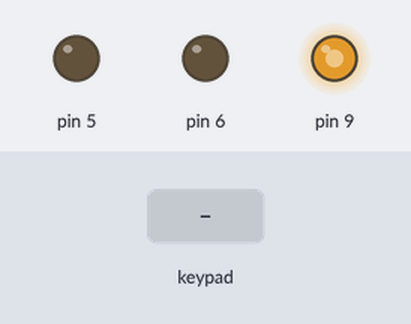
A sketch run on a simulated Arduino Uno, built with avr-gcc and run on an emulated ATmega328P. Parts: output pins drawn as LEDs (lit = HIGH). The inputs (shaded band) are chosen by the test bench. The audio player accepts every command and is not drawn; what the sketch prints to the serial monitor is not drawn.

Above: at 2.7 s.
2.8 s: key 'U' pressed
At 3.0 s:
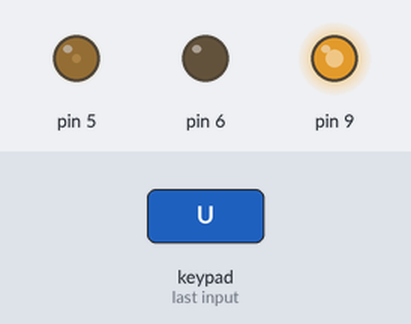
4.7 s: key 'D' pressed
At 4.9 s:
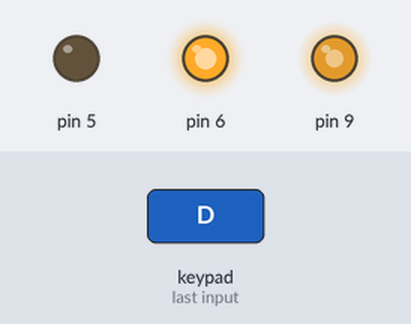
6.6 s: key 'R' pressed
At 6.8 s:
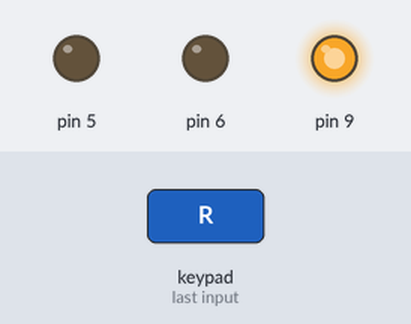
Timing chart, 0 to 9.6 s (numbered marks = the images above; inputs shaded):
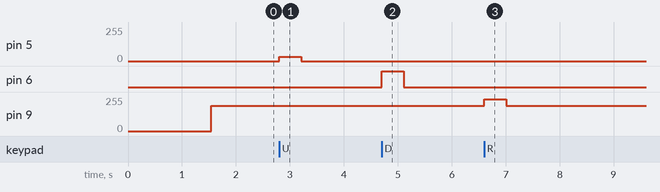

Measured:
- after the input at 2.8 s, pin 5: 0/255 → 31/255 at once, → 0/255 0.40 s later
- after the input at 4.7 s, pin 6: LOW → HIGH at once, → LOW 0.40 s later
- after the input at 6.6 s, pin 9: 190/255 → 240/255 at once, → 190/255 0.40 s later

The sketch:

Mousecode.ino
```cpp
#define CUSTOM_SETTINGS         //setting up Dabble
#define INCLUDE_GAMEPAD_MODULE  //setting up Dabble
#include <Dabble.h>             //setting up Dabble

#include "Arduino.h"             //DFplayer setup
#include "SoftwareSerial.h"      //DFplayer setup
#include "DFRobotDFPlayerMini.h" //DFplayer setup

SoftwareSerial mySoftwareSerial(10, 11); // RX, TX  //Software serial for DFplayer (position B jumpers)
DFRobotDFPlayerMini myDFPlayer;          //Start the DFPlater
void printDetail(uint8_t type, int value); //DFPlayer subroutine

int speedA = 0; //Set up the speed for forward
int speedB = 0; //Set up the speed for reverse
int Steer =190; //Set default position for steering

void setup()
{
  mySoftwareSerial.begin(9600); //Starts software serial, using pins 10 and 11
  Serial.begin(115200); //Diagnostics Serial for screen print


  Serial.println(); //DF Player diagnostics / start up
  Serial.println(F("DFRobot DFPlayer Mini Demo"));
  Serial.println(F("Initializing DFPlayer ... (May take 3~5 seconds)"));

  if (!myDFPlayer.begin(mySoftwareSerial)) {  //Use softwareSerial to communicate with mp3.
    Serial.println(F("Unable to begin:"));
    Serial.println(F("1.Please recheck the connection!"));
    Serial.println(F("2.Please insert the SD card!"));
    while(true){
      delay(0); // Code to compatible with ESP8266 watch dog.
    }
  }
  Serial.println(F("DFPlayer Mini online.")); // DF Player online check

  myDFPlayer.volume(30);  //Set volume value. From 0 to 30,30 max
  delay (1000); //Pause 1 second
  myDFPlayer.play(1);  //Play the first mp3 to confirm online

Dabble.begin(9600);
}

void loop()
{

  Dabble.processInput();             //this function is used to refresh data obtained from smartphone.Hence calling this function is mandatory in order to get data properly from your mobile.


  float c = GamePad.getXaxisData();
  Serial.print("x_axis: ");
  Serial.print(c);
  Serial.print('\t');
  float d = GamePad.getYaxisData();
  Serial.print("y_axis: ");
  Serial.println(d);
  Serial.println();
  Serial.print("KeyPressed: ");

if (d > -.05) {
 speedA= map(d,0,6,60,255);
 speedB=0;
}

if (d < .05) {
 speedB= map(-d,0,7,60,255);
 speedA=0;
}

if (d==0) {
speedA =0;
speedB=0;
}
Steer = map (c,-7,7,140,240);
analogWrite(5, speedA); //Drive forward is on pin 5
analogWrite(6, speedB); //Drive backwards is on pin 6
analogWrite (9,Steer); //Steer is on pin 9

if (GamePad.isCrossPressed())
  {
    Serial.print("Cross");
  }


 if (GamePad.isTrianglePressed())
 {
   Serial.print("Play first sound (Triange)");
   myDFPlayer.play(1); //play the first mp3
 }

if (GamePad.isCrossPressed())
 {
   Serial.print("Pause sounds(Cross)");
   myDFPlayer.pause();  //pause the mp3
 }

  Serial.println("");

}
```
